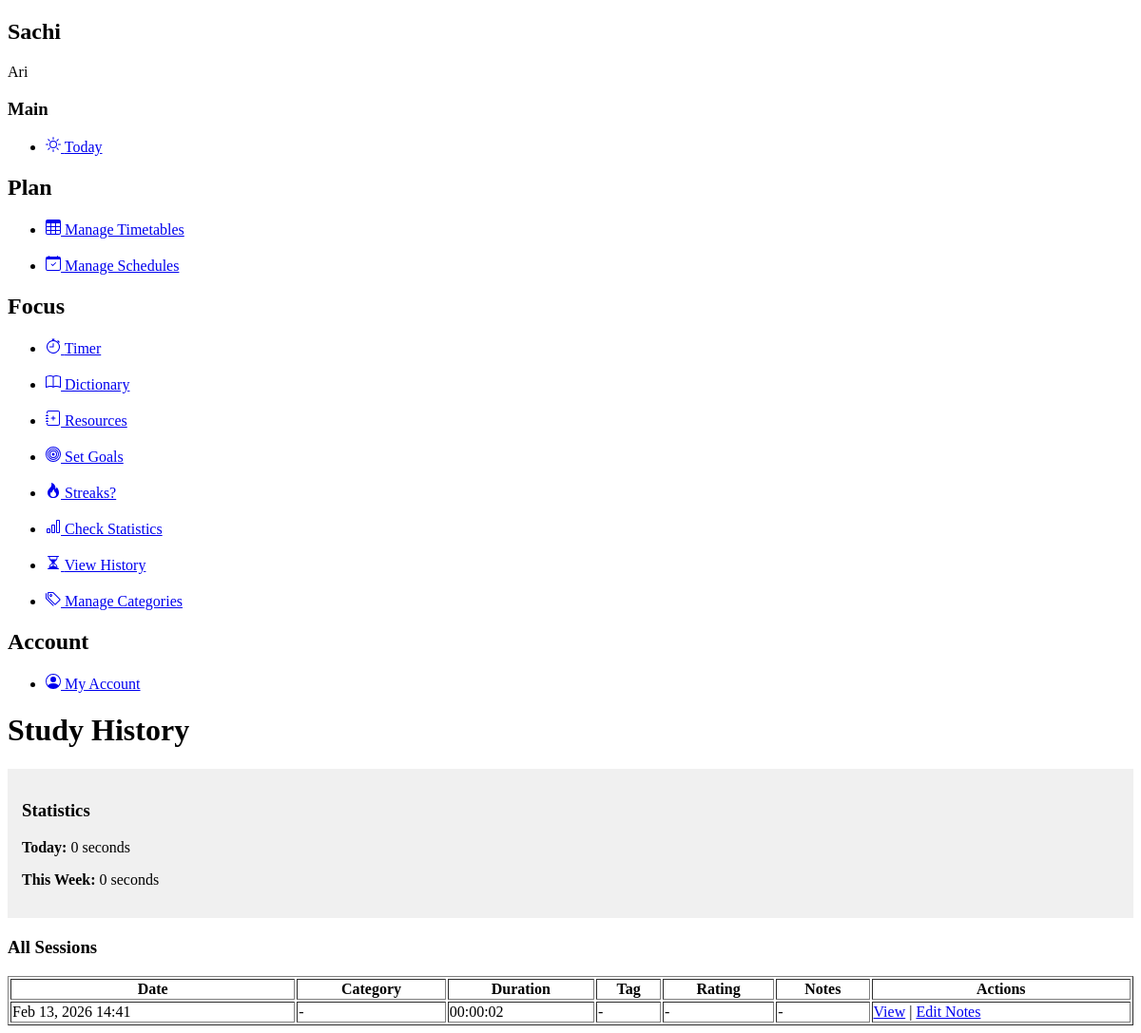
The page /study/history/ (signed in) on the database as committed earlier.
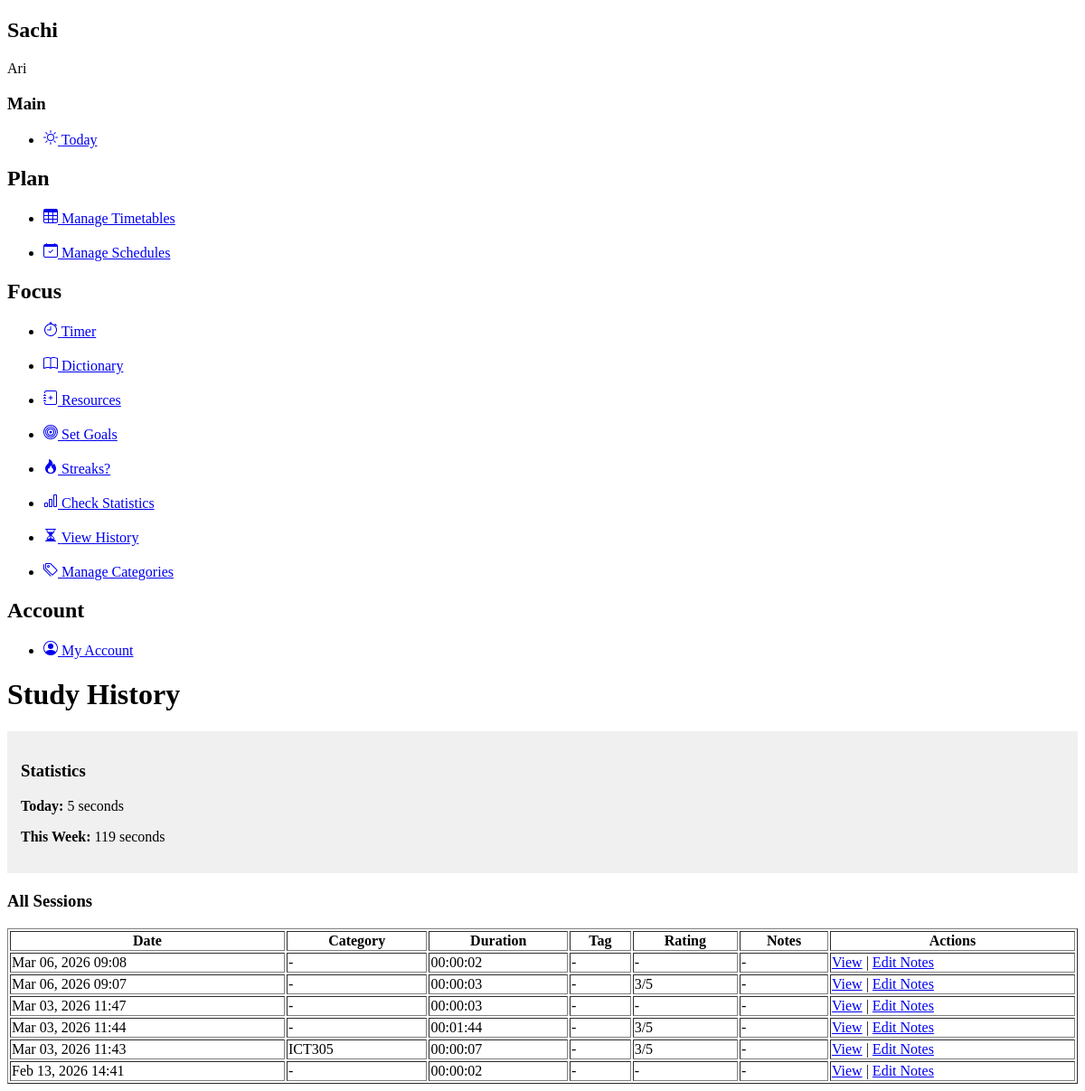
The same page on the database as committed later.
### planner/models.py (models this page shows, shortened)
class StudySession(models.Model):
    SESSION_TAG_CHOICES = [
        ('productive', 'Productive'),
        ('struggled', 'Struggled'),
        ('review', 'Review'),
        ('learning', 'Learning New Material'),
        ('distracted', 'Distracted'),
    ]
    user = models.ForeignKey(User, on_delete=models.CASCADE)
    category = models.ForeignKey(StudyCategory, on_delete=models.SET_NULL, null=True, blank=True)
    start_time = models.DateTimeField()
    end_time = models.DateTimeField(null=True, blank=True)
    duration_seconds = models.IntegerField(default=0)
    paused_seconds = models.IntegerField(default=0)  # time spent paused
    is_paused = models.BooleanField(default=False)  # currently paused
    pause_start = models.DateTimeField(null=True, blank=True)  # when pause started
    notes = models.TextField(blank=True, null=True)
    session_tag = models.CharField(max_length=20, choices=SESSION_TAG_CHOICES, blank=True, null=True)  # NEW
    productivity_rating = models.IntegerField(null=True, blank=True)  # 1-5 rating
    is_active = models.BooleanField(default=True)
    is_pomodoro = models.BooleanField(default=False)
    pomodoros_completed = models.IntegerField(default=0)
    created_at = models.DateTimeField(auto_now_add=True)
    def get_duration_display(self):
        hours = self.duration_seconds // 3600
        minutes = (self.duration_seconds % 3600) // 60
        seconds = self.duration_seconds % 60
        return f"{hours:02d}:{minutes:02d}:{seconds:02d}"
    class Meta:
        ordering = ['-start_time']

class StudyCategory(models.Model):
    user = models.ForeignKey(User, on_delete=models.CASCADE)
    name = models.CharField(max_length=100)
    color = models.CharField(max_length=7, default='#3498db')
    class Meta:
        verbose_name_plural = "Study Categories"

### planner/views/study_views.py (the view)
# urls.py: path('study/history/', views.study_history, name='study_history'),
@login_required(login_url='planner:login')
def study_history(request):
    sessions = StudySession.objects.filter(user=request.user, is_active=False)
    today = timezone.now().date()
    today_total = sessions.filter(start_time__date=today).aggregate(
        total=Sum('duration_seconds'))['total'] or 0
    week_start = today - timedelta(days=today.weekday())
    week_total = sessions.filter(start_time__date__gte=week_start).aggregate(
        total=Sum('duration_seconds'))['total'] or 0
    return render(request, 'study/history.html', {
        'sessions': sessions,
        'today_total': today_total,
        'week_total': week_total,
    })

### planner/templates/study/history.html (shortened to what this page needs)
{% extends 'base.html' %}
{% block content %}
    <h1>Study History</h1>
    <div style="background-color: #f0f0f0; padding: 15px; margin: 20px 0;">
        <h3>Statistics</h3>
        <p><strong>Today:</strong> {{ today_total }} seconds</p>
        <p><strong>This Week:</strong> {{ week_total }} seconds</p>
    </div>
    <h3>All Sessions</h3>
    <table border="1" style="width: 100%;">
    <thead>
        <tr>
            <th>Date</th>
            <th>Category</th>
            <th>Duration</th>
            <th>Tag</th>
            <th>Rating</th>
            <th>Notes</th>
            <th>Actions</th>
        </tr>
    </thead>
    <tbody>
        {% for session in sessions %}
        <tr>
            <td>{{ session.start_time|date:"M d, Y H:i" }}</td>
            <td>{% if session.category %}{{ session.category.name }}{% else %}-{% endif %}</td>
            <td>{{ session.get_duration_display }}</td>
            <td>
                {% if session.session_tag %}
                    {{ session.get_session_tag_display }}
                {% else %}
                    -
                {% endif %}
            </td>
            <td>
                {% if session.productivity_rating %}
                    {{ session.productivity_rating }}/5
                {% else %}
                    -
                {% endif %}
            </td>
            <td>{{ session.notes|default:"-"|truncatewords:10 }}</td>
            <td>
                <a href="{% url 'planner:view_session' session.id %}">View</a> |
                <a href="{% url 'planner:edit_session_notes' session.id %}">Edit Notes</a>
            </td>
        </tr>
        {% empty %}
        <tr>
            <td colspan="7">No study sessions yet. Start studying!</td>
        </tr>
        {% endfor %}
    </tbody>
</table>
{% endblock %}

### planner/templates/base.html (shortened to what this page needs)
<!DOCTYPE html>
<html lang="en">
<head>
</head>
<body>
{% if user.is_authenticated %}
    <aside>
        <h2>Sachi</h2>
        <p>{{ user.username }}</p>
        <nav>
            <h3>Main</h3>
            <ul>
                <li>
                    <a href="{% url 'planner:home' %}">
                        Today
                    </a>
                </li>
            </ul>
            <h2>Plan</h2>
    <ul>
        <li>
            <a href="{% url 'planner:timetable_home' %}">
                Manage Timetables
            </a>
        </li>
        <br>
        <li>
            <a href="{% url 'planner:schedule_home' %}">
                Manage Schedules
            </a>
        </li>
    </ul>
    <h2>Focus</h2>
    <ul>
        <li>
            <a href="{% url 'planner:study_timer' %}">
                Timer
            </a>
        </li>
        <br>
        <li>
            <a href="{% url 'planner:dictionary' %}">
                Dictionary
            </a>
        </li>
        <br>
        <li>
            <a href="{% url 'planner:study_resources' %}">
                 Resources
            </a>
        </li>
        <br>
        <li>
            <a href="{% url 'planner:study_goals' %}">
                Set Goals
            </a>
        </li>
        <br>
        <li>
            <a href="{% url 'planner:study_streaks' %}">
                Streaks?
            </a>
        </li>
        <br>
        <li>
            <a href="{% url 'planner:study_statistics' %}">
                Check Statistics
            </a>
        </li>
        <br>
        <li>
            <a href="{% url 'planner:study_history' %}">
                View History
            </a>
        </li>
        <br>
        <li>
            <a href="{% url 'planner:manage_categories' %}">
                Manage Categories
            </a>
        </li>
    </ul>
    <h2>Account</h2>
    <ul>
        <li>
            <div class="sidebar-section">
                <a href="{% url 'planner:my_account' %}" class="sidebar-link">
                    My Account
                </a>
            </div>
        </li>
    </ul>
        </nav>
    </aside>
    <main>
{% else %}
    <main>
{% endif %}
        {% block content %}{% endblock %}
    </main>
</body>
</html>

Rows that differ between the two databases and show on the page:
added StudySession: start_time "Mar 06, 2026 09:08", duration "00:00:02", notes "-"
added StudySession: start_time "Mar 06, 2026 09:07", duration "00:00:03", productivity_rating "3", notes "-"
added StudySession: start_time "Mar 03, 2026 11:47", duration "00:00:03", notes "-"
added StudySession: start_time "Mar 03, 2026 11:44", duration "00:01:44", productivity_rating "3", notes "-"
added StudySession: start_time "Mar 03, 2026 11:43", category.name "ICT305", duration "00:00:07", productivity_rating "3", notes "-"
Other text that changed with them:
{{ today_total }}: "0" → "5"
{{ week_total }}: "0" → "119"
